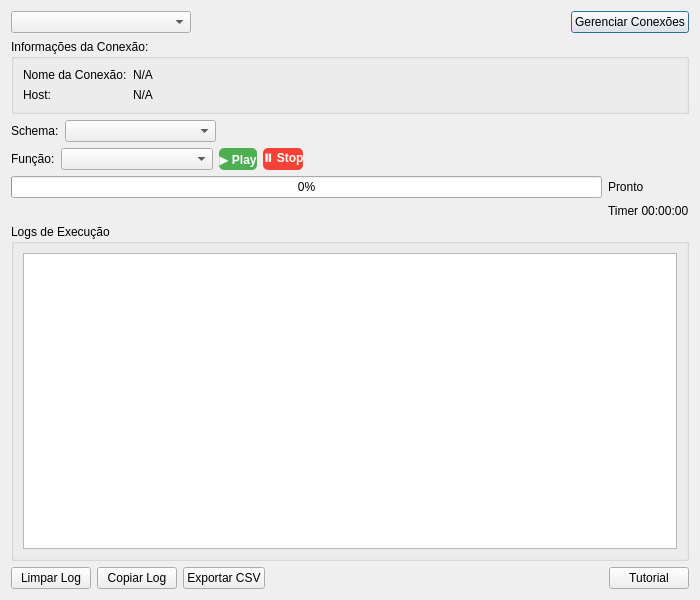
<?xml version="1.0" encoding="UTF-8"?>
<ui version="4.0">
 <class>MainDialog</class>
 <widget class="QDialog" name="MainDialog">
  <property name="geometry">
   <rect>
    <x>0</x>
    <y>0</y>
    <width>700</width>
    <height>600</height>
   </rect>
  </property>
  <property name="windowTitle">
   <string>Validador de Regras PostGIS</string>
  </property>
  <layout class="QVBoxLayout" name="verticalLayout">
   <item>
    <layout class="QHBoxLayout" name="horizontalLayout_top_buttons">
     <item>
      <widget class="QComboBox" name="cmbSelectDatabase">
       <property name="placeholderText">
        <string>Selecionar banco de dados</string>
       </property>
      </widget>
     </item>
     <item>
      <spacer name="horizontalSpacer_1">
       <property name="orientation">
        <enum>Qt::Horizontal</enum>
       </property>
       <property name="sizeHint" stdset="0">
        <size>
         <width>40</width>
         <height>20</height>
        </size>
       </property>
      </spacer>
     </item>
     <item>
      <widget class="QPushButton" name="btnCreateConnection">
       <property name="text">
        <string>Gerenciar Conexões</string>
       </property>
      </widget>
     </item>
    </layout>
   </item>
   <item>
    <widget class="QGroupBox" name="groupBox_db_info">
     <property name="maximumSize">
      <size>
       <width>16777215</width>
       <height>80</height>
      </size>
     </property>
     <property name="title">
      <string>Informações da Conexão:</string>
     </property>
     <layout class="QFormLayout" name="formLayout_db_info">
      <item row="0" column="0">
       <widget class="QLabel" name="lblDbName">
        <property name="text">
         <string>Nome da Conexão:</string>
        </property>
       </widget>
      </item>
      <item row="0" column="1">
       <widget class="QLabel" name="lblDbNameValue">
        <property name="text">
         <string>N/A</string>
        </property>
       </widget>
      </item>
      <item row="1" column="0">
       <widget class="QLabel" name="lblHost">
        <property name="text">
         <string>Host:</string>
        </property>
       </widget>
      </item>
      <item row="1" column="1">
       <widget class="QLabel" name="lblHostValue">
        <property name="text">
         <string>N/A</string>
        </property>
       </widget>
      </item>
     </layout>
    </widget>
   </item>
   <item>
    <layout class="QHBoxLayout" name="horizontalLayout_schema">
     <item>
      <widget class="QLabel" name="lblSchema">
       <property name="text">
        <string>Schema:</string>
       </property>
      </widget>
     </item>
     <item>
      <widget class="QComboBox" name="cmbSchema">
       <property name="placeholderText">
        <string>Selecione um schema</string>
       </property>
      </widget>
     </item>
     <item>
      <spacer name="horizontalSpacer_schema">
       <property name="orientation">
        <enum>Qt::Horizontal</enum>
       </property>
       <property name="sizeHint" stdset="0">
        <size>
         <width>40</width>
         <height>20</height>
        </size>
       </property>
      </spacer>
     </item>
    </layout>
   </item>
   <item>
    <layout class="QHBoxLayout" name="horizontalLayout_functions">
     <item>
      <widget class="QLabel" name="lblFunction">
       <property name="text">
        <string>Função:</string>
       </property>
      </widget>
     </item>
     <item>
      <widget class="QComboBox" name="cmbFunction">
       <property name="placeholderText">
        <string>Selecione uma função</string>
       </property>
      </widget>
     </item>
     <item>
      <widget class="QPushButton" name="btnPlay">
       <property name="maximumSize">
        <size>
         <width>40</width>
         <height>32</height>
        </size>
       </property>
       <property name="icon">
        <iconset>
         <normaloff>:/plugins/validador_regras/icons/play.svg</normaloff>
        </iconset>
       </property>
       <property name="styleSheet">
        <string>QPushButton { background-color: #4CAF50; color: white; border: none; border-radius: 5px; font-weight: bold; }</string>
       </property>
       <property name="text">
        <string>▶ Play</string>
       </property>
      </widget>
     </item>
     <item>
      <widget class="QPushButton" name="btnStop">
       <property name="maximumSize">
        <size>
         <width>40</width>
         <height>32</height>
        </size>
       </property>
       <property name="icon">
        <iconset>
         <normaloff>:/plugins/validador_regras/icons/pause.svg</normaloff>
        </iconset>
       </property>
       <property name="styleSheet">
        <string>QPushButton { background-color: #f44336; color: white; border: none; border-radius: 5px; font-weight: bold; }</string>
       </property>
       <property name="text">
        <string>⏸ Stop</string>
       </property>
      </widget>
     </item>
     <item>
      <spacer name="horizontalSpacer_functions">
       <property name="orientation">
        <enum>Qt::Horizontal</enum>
       </property>
       <property name="sizeHint" stdset="0">
        <size>
         <width>40</width>
         <height>20</height>
        </size>
       </property>
      </spacer>
     </item>
    </layout>
   </item>
   <item>
    <layout class="QGridLayout" name="gridLayout_progress">
     <item row="0" column="0">
      <widget class="QProgressBar" name="progressBar">
       <property name="value">
        <number>0</number>
       </property>
      </widget>
     </item>
     <item row="0" column="1">
      <widget class="QLabel" name="lblStatus">
       <property name="text">
        <string>Pronto</string>
       </property>
      </widget>
     </item>
     <item row="1" column="1">
      <widget class="QLabel" name="lblTimer">
       <property name="text">
        <string>Timer 00:00:00</string>
       </property>
      </widget>
     </item>
    </layout>
   </item>
   <item>
    <widget class="QGroupBox" name="groupBox_logs">
     <property name="title">
      <string>Logs de Execução</string>
     </property>
     <layout class="QVBoxLayout" name="verticalLayout_logs">
      <item>
       <widget class="QTextEdit" name="txtLogs">
        <property name="readOnly">
         <bool>true</bool>
        </property>
        <property name="font">
         <font>
          <family>Consolas</family>
          <pointsize>9</pointsize>
         </font>
        </property>
       </widget>
      </item>
     </layout>
    </widget>
   </item>
   <item>
    <layout class="QHBoxLayout" name="horizontalLayout_bottom_buttons">
     <item>
      <widget class="QPushButton" name="btnClearLog">
       <property name="text">
        <string>Limpar Log</string>
       </property>
      </widget>
     </item>
     <item>
      <widget class="QPushButton" name="btnCopyLog">
       <property name="text">
        <string>Copiar Log</string>
       </property>
      </widget>
     </item>
     <item>
      <widget class="QPushButton" name="btnExportCsv">
       <property name="text">
        <string>Exportar CSV</string>
       </property>
      </widget>
     </item>
     <item>
      <spacer name="horizontalSpacer_2">
       <property name="orientation">
        <enum>Qt::Horizontal</enum>
       </property>
       <property name="sizeHint" stdset="0">
        <size>
         <width>40</width>
         <height>20</height>
        </size>
       </property>
      </spacer>
     </item>
     <item>
      <widget class="QPushButton" name="btnTutorial">
       <property name="text">
        <string>Tutorial</string>
       </property>
      </widget>
     </item>
    </layout>
   </item>
  </layout>
 </widget>
 <resources/>
 <connections/>
</ui>
